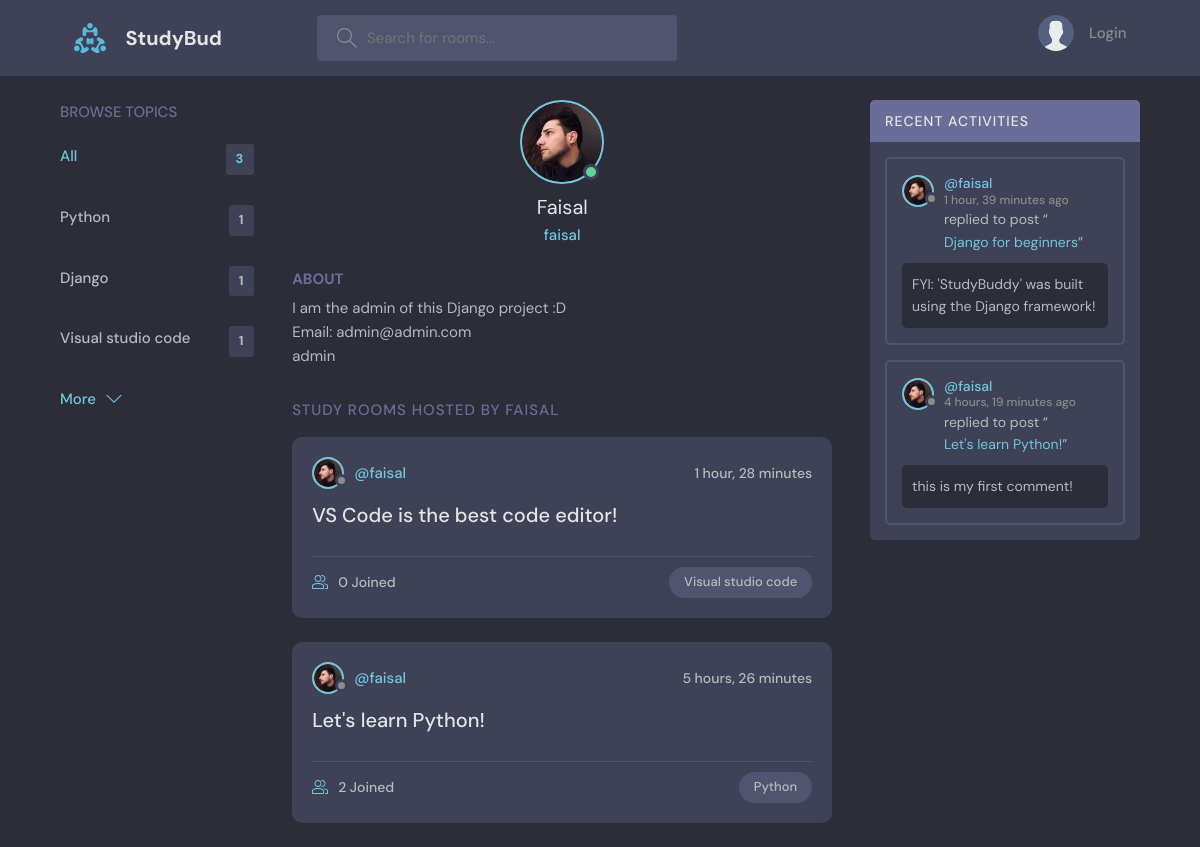
The app's page /profile/1 with its own data.
### base/models.py (models this page shows, shortened)
class Topic(models.Model):
    name = models.CharField(max_length=200)

class User(AbstractUser): #This is our custom User model
    name = models.CharField(max_length=200, null=True)
    email = models.EmailField(unique=True, null=True)
    bio = models.TextField(null=True)
    avatar = models.ImageField(null=True, default='avatar.svg')
    USERNAME_FIELD = 'email'
    REQUIRED_FIELDS = []

class Room(models.Model):
    host = models.ForeignKey(User, on_delete=models.CASCADE, null=True)
    topic = models.ForeignKey(Topic, on_delete=models.CASCADE, null=True)
    name = models.CharField(max_length=200)
    description = models.TextField(null=True, blank=True)
    participants = models.ManyToManyField(User, related_name='participants', blank=True)
    updated = models.DateTimeField(auto_now=True)
    created = models.DateTimeField(auto_now_add=True)
    class Meta:
        ordering = ['-updated', '-created']
    def __str__(self) -> str:
        return self.name

class Message(models.Model):
    user = models.ForeignKey(User, on_delete=models.CASCADE)
    room = models.ForeignKey(Room, on_delete=models.CASCADE)
    body = models.TextField()
    updated = models.DateTimeField(auto_now=True)
    created = models.DateTimeField(auto_now_add=True)
    class Meta:
        ordering = ['-updated', '-created']

### base/views.py (the view)
# urls.py: path('profile/<int:pk>', views.user_profile, name='user-profile'),
def user_profile(request, pk):
    user = User.objects.get(id=pk)
    rooms = user.room_set.all()
    room_messages = user.message_set.all()
    topics = Topic.objects.all()
    context = {'user': user,
               'rooms': rooms,
               'room_messages': room_messages,
               'topics': topics,
               }
    return render(request, 'base/profile.html', context)

### base/templates/base/profile.html (shortened to what this page needs)
{% extends 'base.html' %}
{% block content %}
<main class="profile-page layout layout--3">
    <div class="container">
      {% include 'base/topics_component.html' %}
      <div class="roomList">
        <div class="profile">
          <div class="profile__avatar">
            <div class="avatar avatar--large active">
              <img src="{{ user.avatar.url }}" />
            </div>
          </div>
          <div class="profile__info">
            <h3>{{ user.name }}</h3>
            <p>{{ user.username }}</p>
          </div>
          <div class="profile__about">
            <h3>About</h3>
            <p style="white-space: pre-line;">{{ user.bio }}</p>
          </div>
        </div>
        <div class="roomList__header">
          <div>
            <h2>Study Rooms Hosted by {{ user.name }}</a>
            </h2>
          </div>
        </div>
        {% include 'base/feed_component.html' %}
      </div>
      {% include 'base/activity_component.html' %}
    </div>
</main>
{% endblock %}

### templates/base.html (shortened to what this page needs)
{% load static %}
<!DOCTYPE html>
<html lang="en">
<head>
    <link rel="stylesheet" href="{% static 'styles/style.css' %}" />
</head>
<body>
    {% include 'navbar.html' %}
    {% block content %}
    {% endblock %}
</body>
</html>

### templates/navbar.html (shortened to what this page needs)
{% load static %}
<header class="header header--loggedIn">
  <div class="container">
    <a href="{% url 'home' %}" class="header__logo">
      <img src="{% static 'images/logo.svg' %}" />
      <h1>StudyBud</h1>
    </a>
    <form class="header__search" method="get" action="{% url 'home' %}">
      <label>
        <input name="q" placeholder="Search for rooms..." />
      </label>
    </form>
    <nav class="header__menu">
      {% if request.user.is_authenticated %}
      <div class="header__user">
        <a href="{% url 'update-user' %}">
          <div class="avatar avatar--medium active">
            <img src="{{ request.user.avatar.url }}" />
          </div>
          <p>{{ request.user.username }}<span>@{{ request.user.username }}</span></p>
        </a>
        <button class="dropdown-button">
          <svg version="1.1" xmlns="http://www.w3.org/2000/svg" width="32" height="32" viewBox="0 0 32 32">
            <title>chevron-down</title>
            <path d="M16 21l-13-13h-3l16 16 16-16h-3l-13 13z"></path>
          </svg>
        </button>
      </div>
      {% else %}
      <a href="{% url 'login' %}">
        <img src="{% static 'images/avatar.svg' %}" />
        <p>Login</p>
      </a>
      {% endif%}
    </nav>
  </div>
</header>

### base/templates/base/topics_component.html
<div class="topics">
    <div class="topics__header">
        <h2>Browse Topics</h2>
    </div>
    <ul class="topics__list">
        <li>
            <a href="{% url 'home' %}" class="active">All <span>{{ topics.count }}</span></a>
        </li>
        {% for topic in topics%}
        {% if topic.room_set.all.count > 0 %}
        <li>
            <a href="{% url 'home' %}?q={{ topic.name }}">{{ topic.name }}<span>{{ topic.room_set.all.count }}</span></a>
        </li>
        {% endif %}
        {% endfor %}
    </ul>
    <a class="btn btn--link" href="{% url 'topics' %}">
        More
        <svg version="1.1" xmlns="http://www.w3.org/2000/svg" width="32" height="32" viewBox="0 0 32 32">
            <title>chevron-down</title>
            <path d="M16 21l-13-13h-3l16 16 16-16h-3l-13 13z"></path>
        </svg>
    </a>
</div>

### base/templates/base/feed_component.html (shortened to what this page needs)
{% for room in rooms %}
<div class="roomListRoom">
    <div class="roomListRoom__header">
        <a href="{% url 'user-profile' room.host.id %}" class="roomListRoom__author">
            <div class="avatar avatar--small">
                <img src="{{ room.host.avatar.url }}" />
            </div>
            <span>@{{ room.host.username }}</span>
        </a>
        <div class="roomListRoom__actions">
            <span>{{ room.created|timesince }}</span>
        </div>
    </div>
    <div class="roomListRoom__content">
        <a href="{% url 'room' room.id %}">{{ room.name }}</a>
    </div>
    <div class="roomListRoom__meta">
        <a href="{% url 'room' room.id %}" class="roomListRoom__joined">
            {{ room.participants.all.count }} Joined
        </a>
        <p class="roomListRoom__topic">{{ room.topic.name }}</p>
    </div>
</div>
{% endfor %}

### base/templates/base/activity_component.html (shortened to what this page needs)
<div class="activities">
    <div class="activities__header">
        <h2>Recent Activities</h2>
    </div>
    {% for message in room_messages %}
    <div class="activities__box">
        <div class="activities__boxHeader roomListRoom__header">
            <a href="{%  url 'user-profile' message.user.id %}" class="roomListRoom__author">
                <div class="avatar avatar--small">
                    <img src="{{ message.user.avatar.url }}" />
                </div>
                <p>
                    @{{ message.user.username }}
                    <span>{{ message.created|timesince }} ago</span>
                </p>
            </a>
        </div>
        <div class="activities__boxContent">
            <p>replied to post “<a href="{% url 'room' message.room.id %}">{{ message.room }}</a>”</p>
            <div class="activities__boxRoomContent">
                {{ message.body }}
            </div>
        </div>
    </div>
    {% endfor %}
</div>

### records on screen
Topic: name "Python", room_set.all.count "1"
Topic: name "Django", room_set.all.count "1"
Topic: name "Visual studio code", room_set.all.count "1"
User: avatar (picture), name "Faisal", username "faisal", bio "I am the admin of this Django project :D Email: admin@admin.com admin", name "FAISAL"
Room: host.avatar (picture), host.username "faisal", created "1 hour, 28 minutes", name "VS Code is the best code editor!", participants.all.count "0", topic.name "Visual studio code"
Room: host.avatar (picture), host.username "faisal", created "5 hours, 26 minutes", name "Let's learn Python!", participants.all.count "2", topic.name "Python"
Message: user.avatar (picture), user.username "faisal", created "1 hour, 39 minutes", room "Django for beginners", body "FYI: 'StudyBuddy' was built using the Django framework!"
Message: user.avatar (picture), user.username "faisal", created "4 hours, 19 minutes", room "Let's learn Python!", body "this is my first comment!"

### other values on screen
{{ topics.count }} "3"
